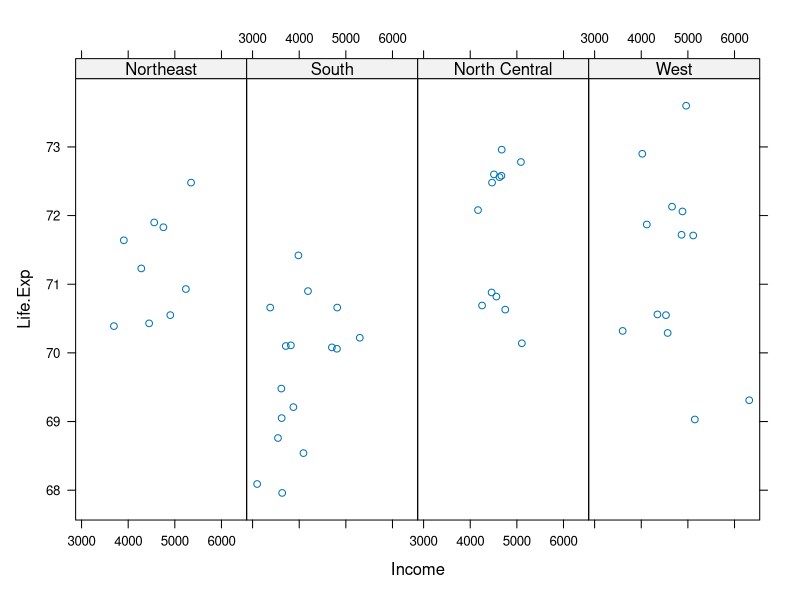
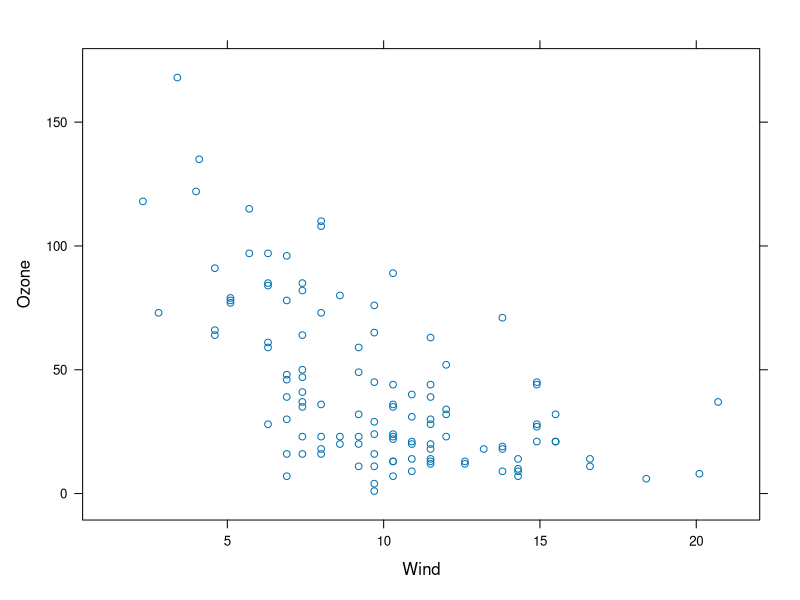
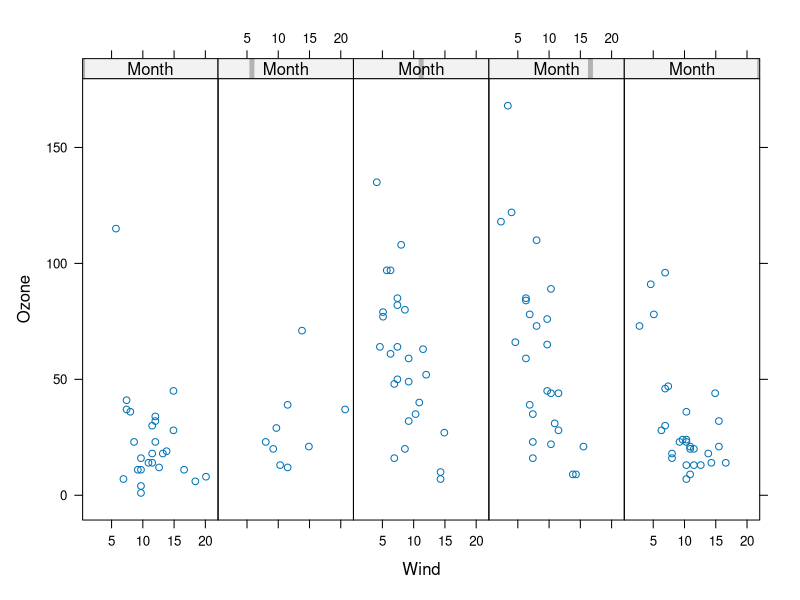
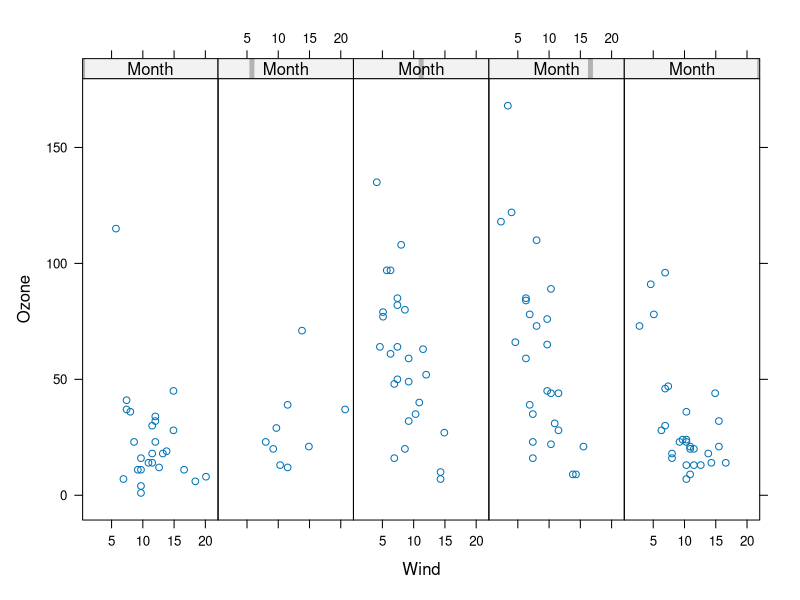
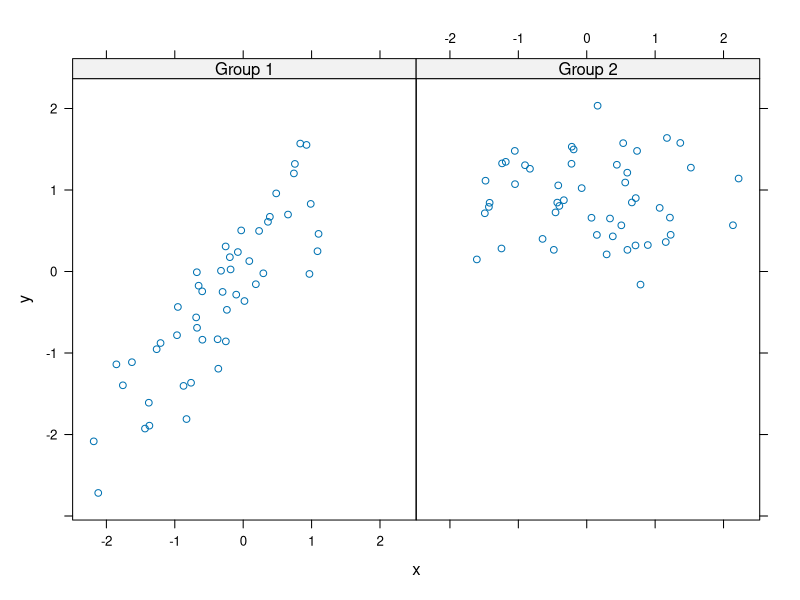
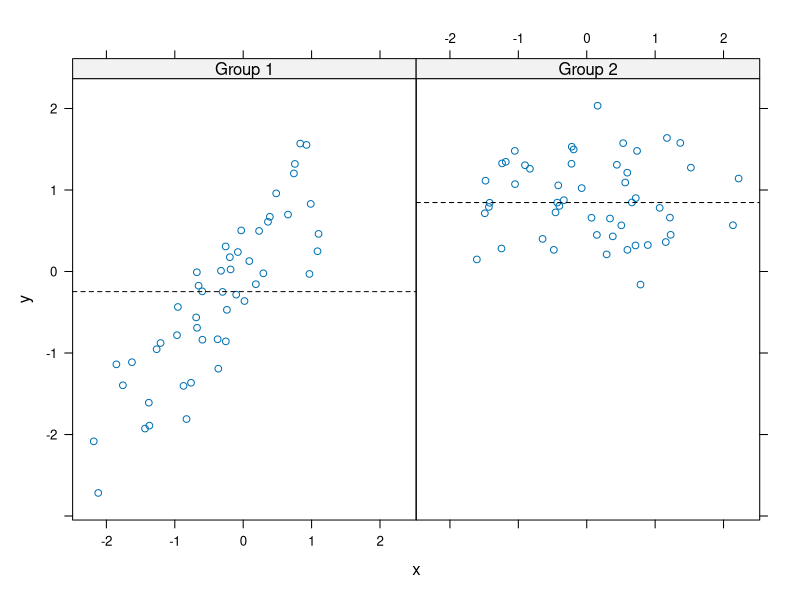
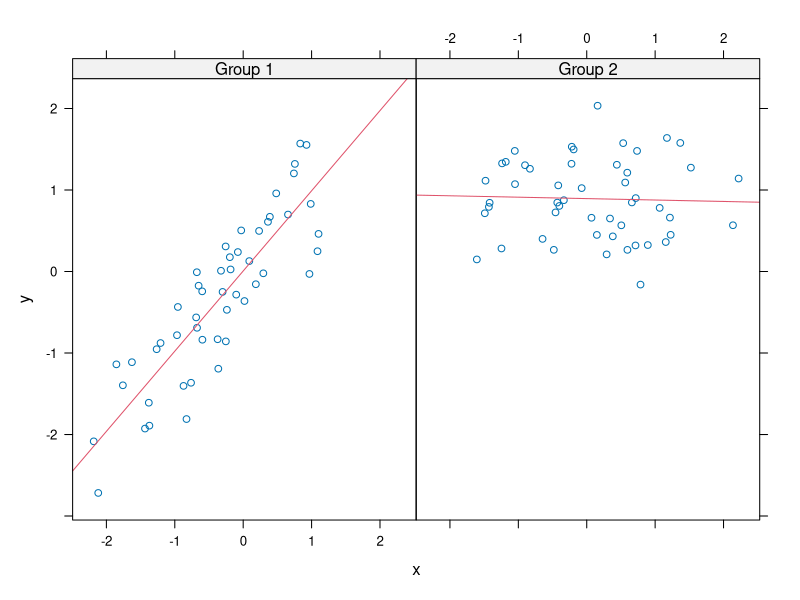

The R script that drew these images, in order:
## Coursera Week 2 lattice



#---------------------
# example: multi panels
library(lattice)
state <- data.frame(state.x77, region = state.region)
xyplot(Life.Exp ~ Income | region, data = state, layout = c(4,1))
#---------------------

#---------------------
# example: simple
library(lattice)
library(datasets)
## Simple scatterplot
xyplot(Ozone ~ Wind, data = airquality)

#--------------------

# example: mode complex
library(lattice)
library(datasets)
## Convert 'Month' to a factor variable
xyplot(Ozone ~ Wind | Month, data = airquality, layout = c(5, 1))
#---------------------
p <- xyplot(Ozone ~ Wind | Month, data = airquality, layout = c(5, 1))
print(p)

set.seed(10)
x <- rnorm(100)
f <- rep(0:1, each = 50)
y <- x + f - f * x + rnorm(100, sd = 0.5)
f <- factor(f, labels = c("Group 1", "Group 2"))
xyplot(y ~ x | f, layout = c(2, 1)) ## Plot with 2 panels



## custom panel function
xyplot(y ~ x | f, panel = function(x, y, ...) {
  panel.xyplot(x, y, ...) ## First call the default panel function for 'xyploy'
  panel.abline(h = median(y), lty = 2)  ## Add a horizonal line at the median
})

xyplot(y ~ x | f, panel = function(x, y, ...) {
  panel.xyplot(x, y, ...) ## First call the default panel function for 'xyploy'
  panel.lmline(x, y, col = 2)  ## Overley a simple linear regression line
})

